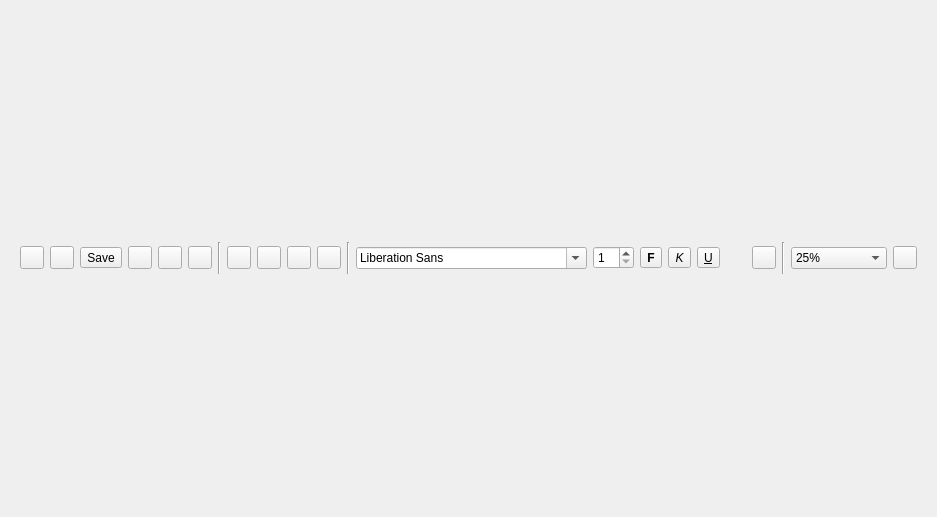
<?xml version="1.0" encoding="UTF-8"?>
<ui version="4.0">
 <class>DlgDocEditor</class>
 <widget class="QDialog" name="DlgDocEditor">
  <property name="geometry">
   <rect>
    <x>0</x>
    <y>0</y>
    <width>846</width>
    <height>517</height>
   </rect>
  </property>
  <property name="windowTitle">
   <string>OpenPhysio Vorlagen-Editor</string>
  </property>
  <property name="windowIcon">
   <iconset resource="docedit.qrc">
    <normaloff>:/docedit/images/favicon.png</normaloff>:/docedit/images/favicon.png</iconset>
  </property>
  <layout class="QGridLayout" name="gridLayout">
   <item row="0" column="0">
    <widget class="QWidget" name="widgetToolbar" native="true">
     <property name="maximumSize">
      <size>
       <width>16777215</width>
       <height>32</height>
      </size>
     </property>
     <layout class="QHBoxLayout" name="horizontalLayout">
      <property name="topMargin">
       <number>0</number>
      </property>
      <property name="bottomMargin">
       <number>0</number>
      </property>
      <item>
       <widget class="QToolButton" name="btnOpen">
        <property name="toolTip">
         <string>Vorlage öffnen</string>
        </property>
        <property name="text">
         <string/>
        </property>
        <property name="icon">
         <iconset resource="docedit.qrc">
          <normaloff>:/docedit/images/open.png</normaloff>:/docedit/images/open.png</iconset>
        </property>
       </widget>
      </item>
      <item>
       <widget class="QToolButton" name="btnNew">
        <property name="toolTip">
         <string>Neue Vorlage</string>
        </property>
        <property name="text">
         <string/>
        </property>
        <property name="icon">
         <iconset resource="docedit.qrc">
          <normaloff>:/docedit/images/new.png</normaloff>:/docedit/images/new.png</iconset>
        </property>
       </widget>
      </item>
      <item>
       <widget class="QToolButton" name="btnSave">
        <property name="toolTip">
         <string>Vorlage speichern</string>
        </property>
        <property name="text">
         <string>Save</string>
        </property>
        <property name="icon">
         <iconset resource="docedit.qrc">
          <normaloff>:/docedit/images/save.png</normaloff>:/docedit/images/save.png</iconset>
        </property>
       </widget>
      </item>
      <item>
       <widget class="QToolButton" name="btnImport">
        <property name="toolTip">
         <string>Vorlagendatei importieren</string>
        </property>
        <property name="text">
         <string/>
        </property>
        <property name="icon">
         <iconset resource="docedit.qrc">
          <normaloff>:/docedit/images/import.png</normaloff>:/docedit/images/import.png</iconset>
        </property>
       </widget>
      </item>
      <item>
       <widget class="QToolButton" name="btnExport">
        <property name="toolTip">
         <string>Als Datei exportieren</string>
        </property>
        <property name="text">
         <string/>
        </property>
        <property name="icon">
         <iconset resource="docedit.qrc">
          <normaloff>:/docedit/images/export.png</normaloff>:/docedit/images/export.png</iconset>
        </property>
       </widget>
      </item>
      <item>
       <widget class="QToolButton" name="btnPrint">
        <property name="toolTip">
         <string>Drucken</string>
        </property>
        <property name="text">
         <string/>
        </property>
        <property name="icon">
         <iconset resource="docedit.qrc">
          <normaloff>:/docedit/images/print.png</normaloff>:/docedit/images/print.png</iconset>
        </property>
       </widget>
      </item>
      <item>
       <widget class="Line" name="line_3">
        <property name="orientation">
         <enum>Qt::Vertical</enum>
        </property>
       </widget>
      </item>
      <item>
       <widget class="QToolButton" name="btnText">
        <property name="toolTip">
         <string>Textfeld einfügen</string>
        </property>
        <property name="text">
         <string/>
        </property>
        <property name="icon">
         <iconset resource="docedit.qrc">
          <normaloff>:/docedit/images/text.png</normaloff>:/docedit/images/text.png</iconset>
        </property>
       </widget>
      </item>
      <item>
       <widget class="QToolButton" name="btnPicture">
        <property name="toolTip">
         <string>Bild einfügen</string>
        </property>
        <property name="text">
         <string/>
        </property>
        <property name="icon">
         <iconset resource="docedit.qrc">
          <normaloff>:/docedit/images/picture.png</normaloff>:/docedit/images/picture.png</iconset>
        </property>
       </widget>
      </item>
      <item>
       <widget class="QToolButton" name="btnDataField">
        <property name="toolTip">
         <string>Platzhalter einfügen</string>
        </property>
        <property name="text">
         <string/>
        </property>
        <property name="icon">
         <iconset resource="docedit.qrc">
          <normaloff>:/docedit/images/datafield.png</normaloff>:/docedit/images/datafield.png</iconset>
        </property>
       </widget>
      </item>
      <item>
       <widget class="QToolButton" name="btnLine">
        <property name="toolTip">
         <string>Linie zeichnen</string>
        </property>
        <property name="text">
         <string/>
        </property>
        <property name="icon">
         <iconset resource="docedit.qrc">
          <normaloff>:/docedit/images/drawline.png</normaloff>:/docedit/images/drawline.png</iconset>
        </property>
       </widget>
      </item>
      <item>
       <widget class="Line" name="line">
        <property name="orientation">
         <enum>Qt::Vertical</enum>
        </property>
       </widget>
      </item>
      <item>
       <widget class="QFontComboBox" name="fontComboBox">
        <property name="toolTip">
         <string>Schriftart</string>
        </property>
       </widget>
      </item>
      <item>
       <widget class="QSpinBox" name="spFontSize">
        <property name="toolTip">
         <string>Schriftgröße</string>
        </property>
        <property name="minimum">
         <number>1</number>
        </property>
       </widget>
      </item>
      <item>
       <widget class="QToolButton" name="btnFontBold">
        <property name="font">
         <font>
          <weight>75</weight>
          <bold>true</bold>
         </font>
        </property>
        <property name="toolTip">
         <string>Fett</string>
        </property>
        <property name="text">
         <string>F</string>
        </property>
        <property name="icon">
         <iconset resource="docedit.qrc">
          <normaloff>:/docedit/images/bold.png</normaloff>:/docedit/images/bold.png</iconset>
        </property>
       </widget>
      </item>
      <item>
       <widget class="QToolButton" name="btnFontItalic">
        <property name="font">
         <font>
          <italic>true</italic>
         </font>
        </property>
        <property name="toolTip">
         <string>Kursiv</string>
        </property>
        <property name="text">
         <string>K</string>
        </property>
        <property name="icon">
         <iconset resource="docedit.qrc">
          <normaloff>:/docedit/images/italic.png</normaloff>:/docedit/images/italic.png</iconset>
        </property>
       </widget>
      </item>
      <item>
       <widget class="QToolButton" name="btnFontUnderline">
        <property name="font">
         <font>
          <underline>true</underline>
         </font>
        </property>
        <property name="toolTip">
         <string>Unterstrichen</string>
        </property>
        <property name="text">
         <string>U</string>
        </property>
        <property name="icon">
         <iconset resource="docedit.qrc">
          <normaloff>:/docedit/images/underline.png</normaloff>:/docedit/images/underline.png</iconset>
        </property>
       </widget>
      </item>
      <item>
       <widget class="QWidget" name="widgetColor" native="true">
        <property name="sizePolicy">
         <sizepolicy hsizetype="Fixed" vsizetype="Fixed">
          <horstretch>20</horstretch>
          <verstretch>19</verstretch>
         </sizepolicy>
        </property>
        <property name="minimumSize">
         <size>
          <width>20</width>
          <height>19</height>
         </size>
        </property>
        <property name="toolTip">
         <string/>
        </property>
        <property name="autoFillBackground">
         <bool>true</bool>
        </property>
       </widget>
      </item>
      <item>
       <widget class="QToolButton" name="btnColor">
        <property name="toolTip">
         <string>Schriftfarbe auswählen</string>
        </property>
        <property name="text">
         <string/>
        </property>
        <property name="icon">
         <iconset resource="docedit.qrc">
          <normaloff>:/docedit/images/color.png</normaloff>:/docedit/images/color.png</iconset>
        </property>
       </widget>
      </item>
      <item>
       <widget class="Line" name="line_2">
        <property name="orientation">
         <enum>Qt::Vertical</enum>
        </property>
       </widget>
      </item>
      <item>
       <widget class="QComboBox" name="cbZoom">
        <property name="toolTip">
         <string>Zoom</string>
        </property>
        <item>
         <property name="text">
          <string>25%</string>
         </property>
        </item>
        <item>
         <property name="text">
          <string>50%</string>
         </property>
        </item>
        <item>
         <property name="text">
          <string>75%</string>
         </property>
        </item>
        <item>
         <property name="text">
          <string>100%</string>
         </property>
        </item>
        <item>
         <property name="text">
          <string>125%</string>
         </property>
        </item>
        <item>
         <property name="text">
          <string>150%</string>
         </property>
        </item>
        <item>
         <property name="text">
          <string>200%</string>
         </property>
        </item>
        <item>
         <property name="text">
          <string>400%</string>
         </property>
        </item>
        <item>
         <property name="text">
          <string>Seitenhöhe</string>
         </property>
        </item>
        <item>
         <property name="text">
          <string>Seitenbreite</string>
         </property>
        </item>
       </widget>
      </item>
      <item>
       <spacer name="horizontalSpacer">
        <property name="orientation">
         <enum>Qt::Horizontal</enum>
        </property>
        <property name="sizeHint" stdset="0">
         <size>
          <width>40</width>
          <height>20</height>
         </size>
        </property>
       </spacer>
      </item>
      <item>
       <widget class="QToolButton" name="btnExit">
        <property name="toolTip">
         <string>Vorlagen-Editor beenden</string>
        </property>
        <property name="text">
         <string/>
        </property>
        <property name="icon">
         <iconset resource="docedit.qrc">
          <normaloff>:/docedit/images/exit.png</normaloff>:/docedit/images/exit.png</iconset>
        </property>
       </widget>
      </item>
     </layout>
    </widget>
   </item>
  </layout>
 </widget>
 <resources>
  <include location="docedit.qrc"/>
 </resources>
 <connections/>
</ui>
